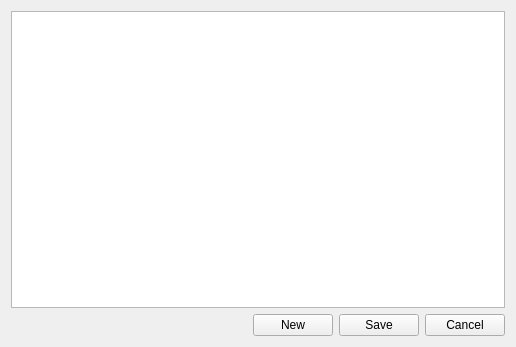
<?xml version="1.0" encoding="UTF-8"?>
<ui version="4.0">
 <class>ConnectionManager</class>
 <widget class="QWidget" name="ConnectionManager">
  <property name="windowModality">
   <enum>Qt::ApplicationModal</enum>
  </property>
  <property name="geometry">
   <rect>
    <x>0</x>
    <y>0</y>
    <width>516</width>
    <height>347</height>
   </rect>
  </property>
  <property name="windowTitle">
   <string>Form</string>
  </property>
  <layout class="QVBoxLayout" name="verticalLayout" stretch="10,1">
   <item>
    <layout class="QHBoxLayout" name="mainContainer" stretch="1">
     <item>
      <widget class="QTreeView" name="connectionsTreeView"/>
     </item>
    </layout>
   </item>
   <item>
    <layout class="QHBoxLayout" name="horizontalLayout_2">
     <item>
      <spacer name="horizontalSpacer_2">
       <property name="orientation">
        <enum>Qt::Horizontal</enum>
       </property>
       <property name="sizeHint" stdset="0">
        <size>
         <width>40</width>
         <height>20</height>
        </size>
       </property>
      </spacer>
     </item>
     <item>
      <widget class="QPushButton" name="btnNew">
       <property name="text">
        <string>New</string>
       </property>
      </widget>
     </item>
     <item>
      <widget class="QPushButton" name="btnSave">
       <property name="text">
        <string>Save</string>
       </property>
      </widget>
     </item>
     <item>
      <widget class="QPushButton" name="btnCancel">
       <property name="text">
        <string>Cancel</string>
       </property>
      </widget>
     </item>
    </layout>
   </item>
  </layout>
 </widget>
 <resources/>
 <connections/>
</ui>
